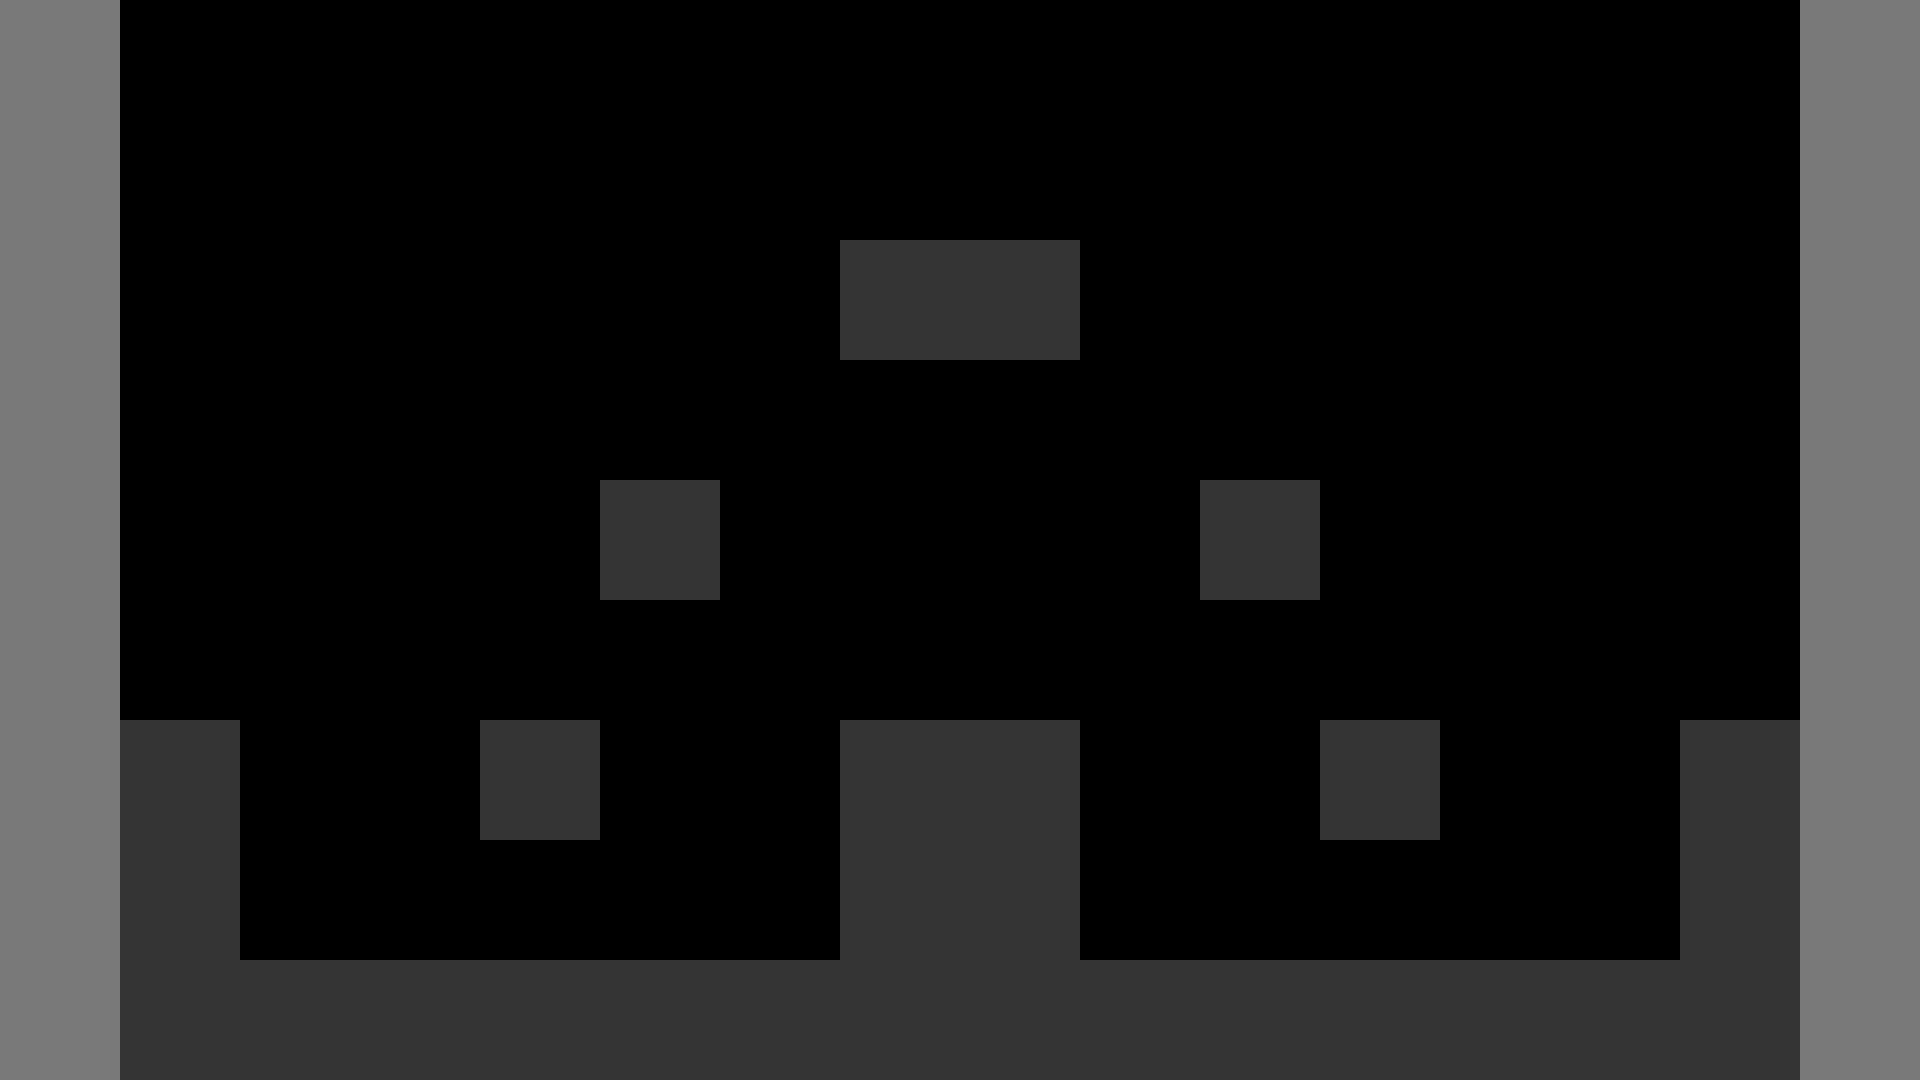

Rendered tile map (Tiled .tmx) drawn with the repository's tilesets; below, a short description and the full map source, tile grids included:
An orthogonal 16x9 tile map with 120x120 px tiles, 1 tile layer (Calque de Tuiles 1).

<map version="1.9" tiledversion="1.9.2" orientation="orthogonal" renderorder="right-down" width="16" height="9" tilewidth="120" tileheight="120" infinite="0" nextlayerid="2" nextobjectid="1">
 <tileset firstgid="1" source="source/spritesheet.tsx" />
 <layer id="1" name="Calque de Tuiles 1" width="16" height="9">
  <data encoding="csv">
2,0,0,0,0,0,0,0,0,0,0,0,0,0,0,2,
2,0,0,0,0,0,0,0,0,0,0,0,0,0,0,2,
2,0,0,0,0,0,0,1,1,0,0,0,0,0,0,2,
2,0,0,0,0,0,0,0,0,0,0,0,0,0,0,2,
2,0,0,0,0,1,0,0,0,0,1,0,0,0,0,2,
2,0,0,0,0,0,0,0,0,0,0,0,0,0,0,2,
2,1,0,0,1,0,0,1,1,0,0,1,0,0,1,2,
2,1,0,0,0,0,0,1,1,0,0,0,0,0,1,2,
2,1,1,1,1,1,1,1,1,1,1,1,1,1,1,2
</data>
 </layer>
</map>